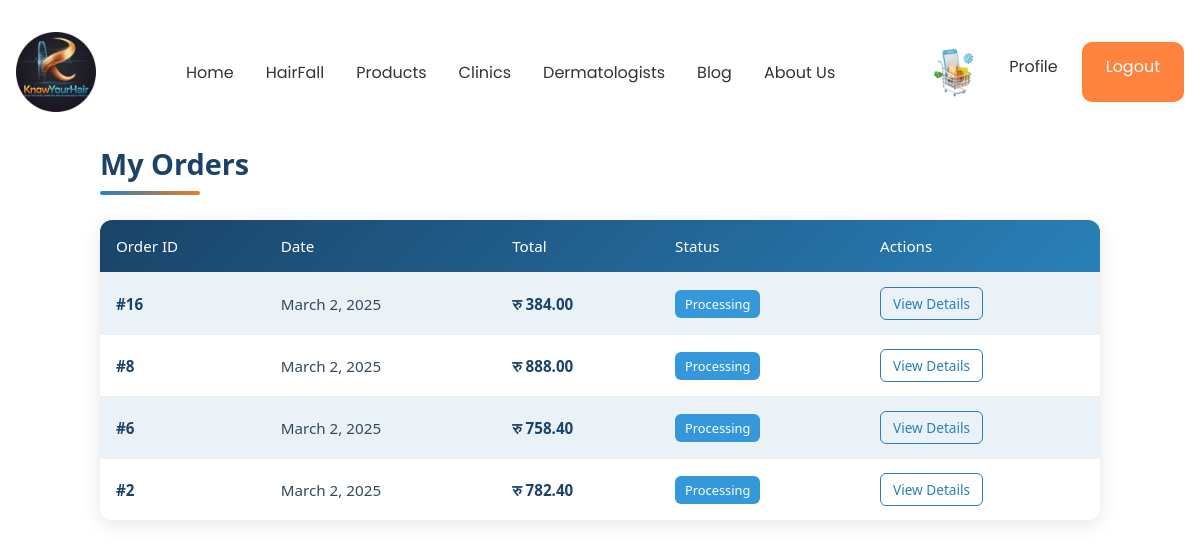
Before: /product/my-orders/ (signed in) with the older database file.
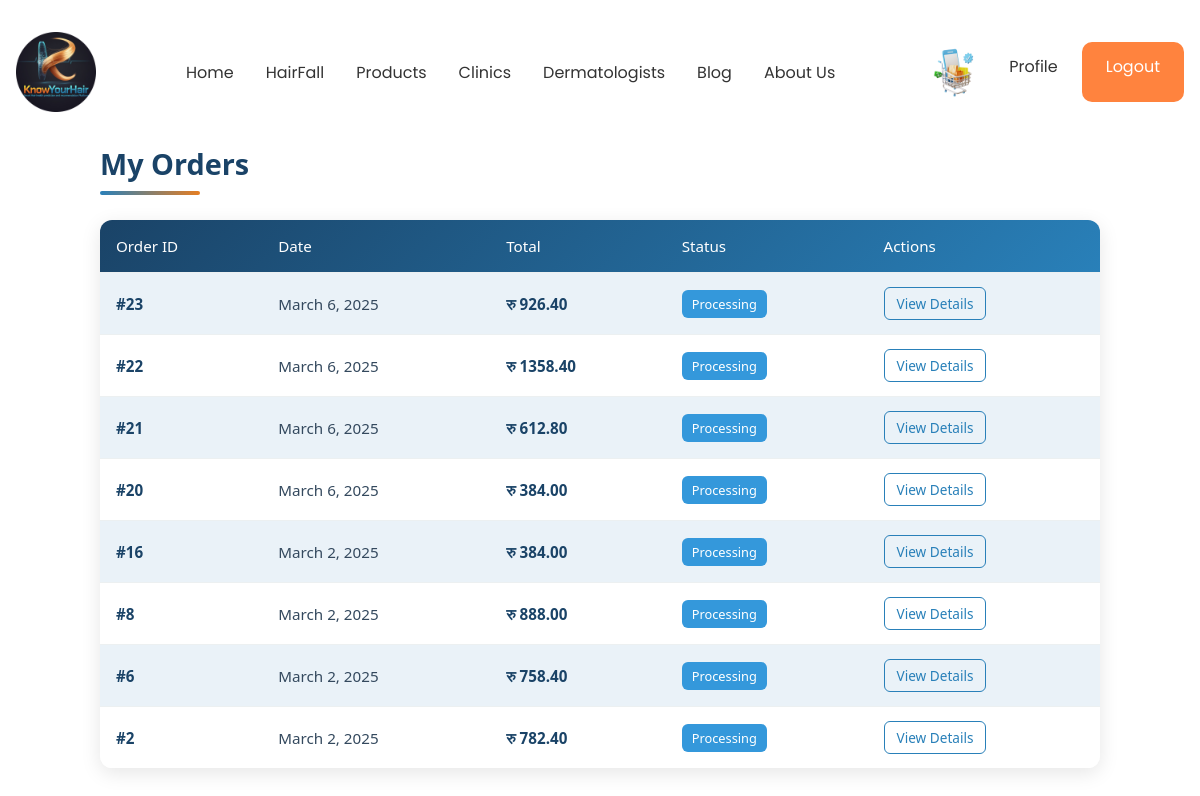
After: the same page with the newer database file.
### product/models.py (models this page shows, shortened)
class Order(models.Model):
    STATUS_CHOICES = [
        ('Pending', 'Pending'),
        ('Processing', 'Processing'),
        ('Shipped', 'Shipped'),
        ('Delivered', 'Delivered'),
        ('Cancelled', 'Cancelled'),
    ]
    user = models.ForeignKey(User, on_delete=models.CASCADE, related_name="orders")
    total_amount = models.DecimalField(max_digits=10, decimal_places=2, default=0.00)
    status = models.CharField(max_length=20, choices=STATUS_CHOICES, default='Pending')
    shipping_address = models.TextField()
    phone = models.CharField(max_length=20)
    created_at = models.DateTimeField(auto_now_add=True)
    updated_at = models.DateTimeField(auto_now=True)
    transaction_uuid = models.CharField(max_length=100, blank=True, null=True)
    payment_ref = models.CharField(max_length=100, blank=True, null=True)
    payment_method = models.CharField(max_length=20, blank=True, null=True)

### product/views.py (the view)
# urls.py: path('my-orders/', views.my_orders, name='my_orders'),
@login_required
@customer_required
def my_orders(request):
    orders = Order.objects.filter(user=request.user).order_by('-created_at')
    return render(request, 'product/my_orders.html', {'orders': orders})

### product/views.py (called while the page is built)
def customer_required(function):
    def check_customer(user):
        return hasattr(user, 'profile') and hasattr(user.profile, 'customer')
    decorated_view = user_passes_test(check_customer, login_url='access_denied')(function)
    return decorated_view

### product/templates/product/my_orders.html (shortened to what this page needs)
{% extends "base/base.html" %}
{% load static %}
{% block myOrders_css %}
<link rel="stylesheet" type="text/css" href="{% static 'product/css/myOrders.css' %}">
{% endblock %}
{% block content %}
<div class="order-list-container">
    <h2 class="order-list-title">My Orders</h2>
    {% if orders %}
        <div class="order-list-table-container">
            <table class="order-list-table">
                <thead class="order-list-table-head">
                    <tr>
                        <th>Order ID</th>
                        <th>Date</th>
                        <th>Total</th>
                        <th>Status</th>
                        <th>Actions</th>
                    </tr>
                </thead>
                <tbody class="order-list-table-body">
                    {% for order in orders %}
                    <tr>
                        <td class="order-list-order-id">#{{ order.id }}</td>
                        <td class="order-list-date">{{ order.created_at|date:"F j, Y" }}</td>
                        <td class="order-list-amount">रु {{ order.total_amount }}</td>
                        <td>
                            <span class="order-list-badge
                                {% if order.status == 'Pending' %}order-list-badge-warning
                                {% elif order.status == 'Processing' %}order-list-badge-info
                                {% elif order.status == 'Shipped' %}order-list-badge-primary
                                {% elif order.status == 'Delivered' %}order-list-badge-success
                                {% else %}order-list-badge-danger{% endif %}">
                                {{ order.status }}
                            </span>
                        </td>
                        <td>
                            <a href="{% url 'order_details' order.id %}" class="order-list-button">View Details</a>
                        </td>
                    </tr>
                    {% endfor %}
                </tbody>
            </table>
        </div>
    {% else %}
        <div class="order-list-alert">
            <p>You haven't placed any orders yet.</p>
            <a href="{% url 'KnowYourHair-product' %}" class="order-list-browse-button">Browse Products</a>
        </div>
    {% endif %}
</div>
{% endblock %}

Changed rows visible on the page:
added Order: id "23", created_at "March 6, 2025", total_amount "926.40", status "Processing"
added Order: id "22", created_at "March 6, 2025", total_amount "1358.40", status "Processing"
added Order: id "21", created_at "March 6, 2025", total_amount "612.80", status "Processing"
added Order: id "20", created_at "March 6, 2025", total_amount "384.00", status "Processing"
